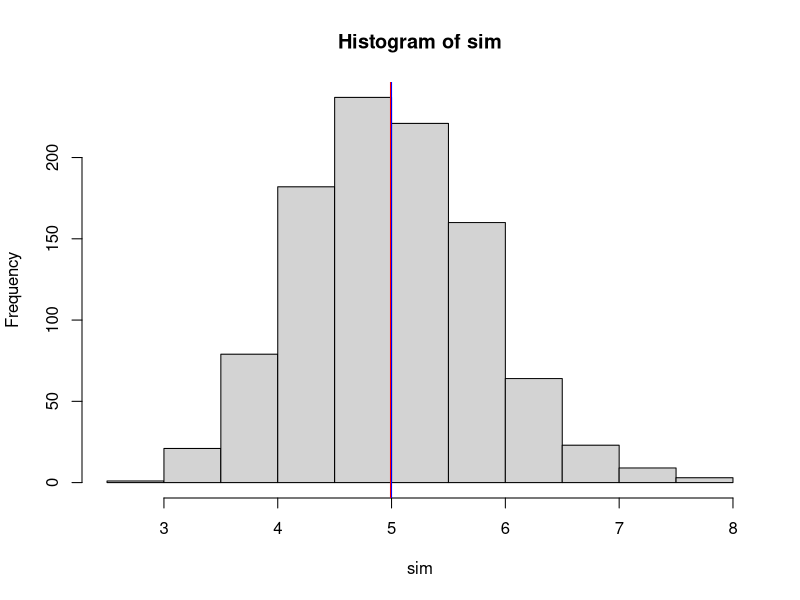
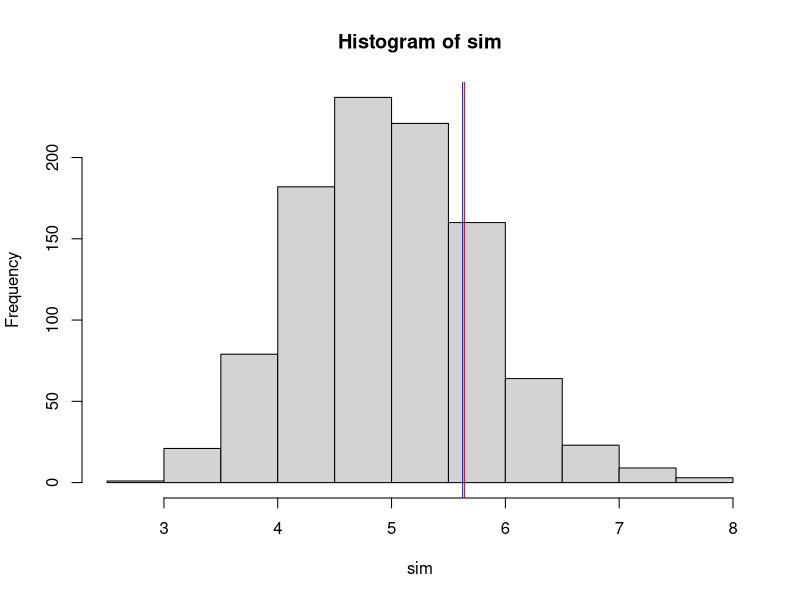
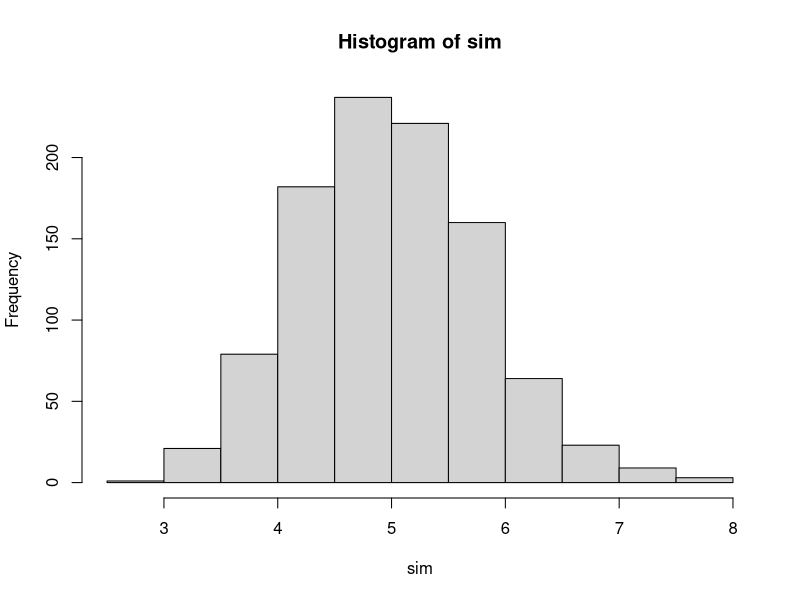
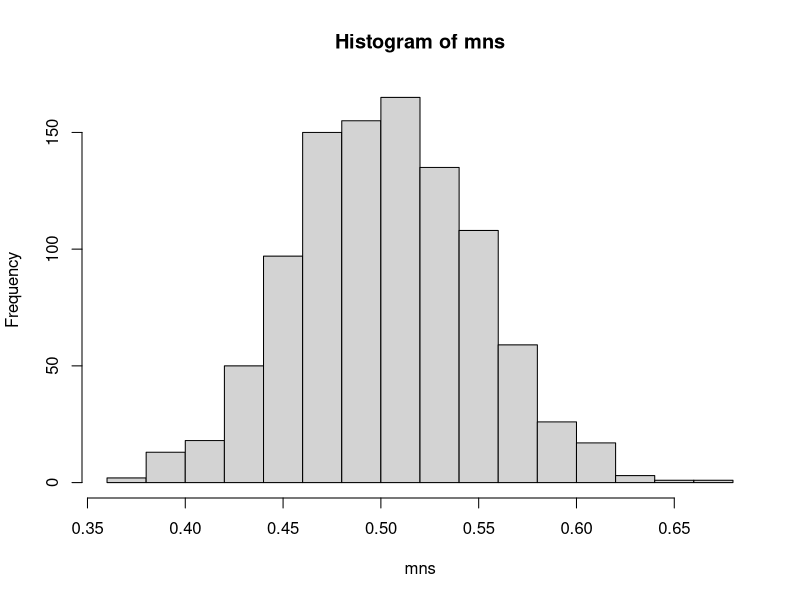

Here is the R script that generated these plots, in order:
## ---- chunk 1
n <- 40; lambda <- 0.2
sim <- NULL
for (i in 1:1000) {
  sim <- c(sim, mean(rexp(n, lambda)))
}
## ---- chunk 2
mn <- mean(sim)
mn

hist(sim)
abline(v= 1/lambda, col = "blue")
abline(v= mean(sim), col = "red")
## ---- chunk 3
vr <- var(sim)
vr
theo.vr <- (1/lambda)^2/n

hist(sim)
abline(v= 5+theo.vr, col = "blue")
abline(v= 5+vr, col = "red")
## ---- chunk 4
summary(sim)
hist(sim)
mns = NULL
for (i in 1:1000) mns = c(mns, mean(runif(40)))
hist(mns)
